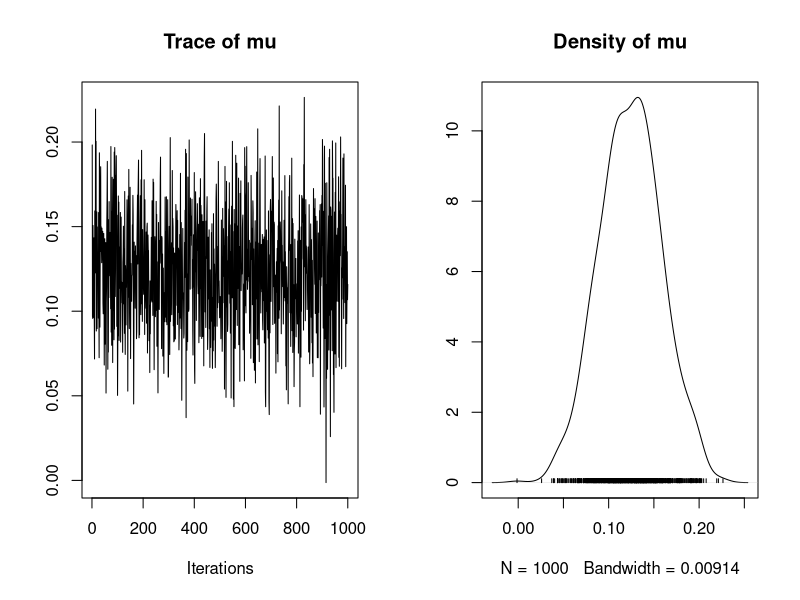
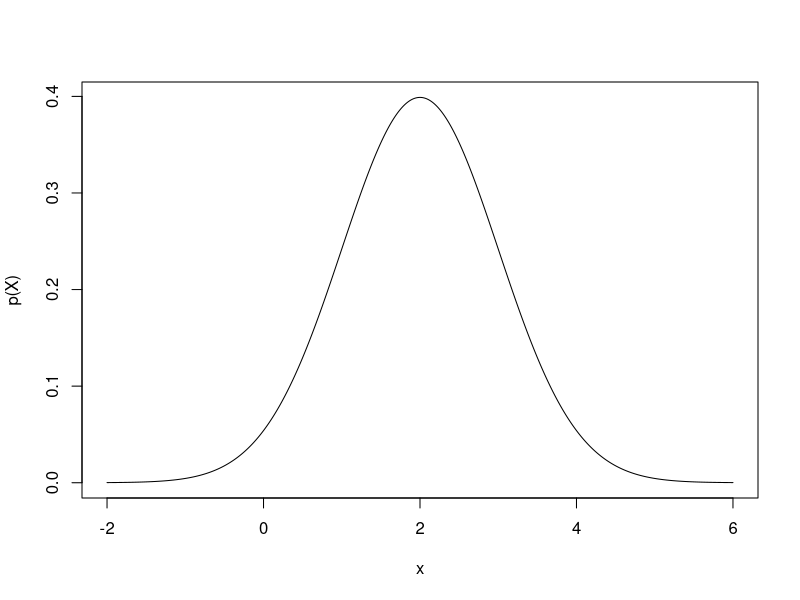
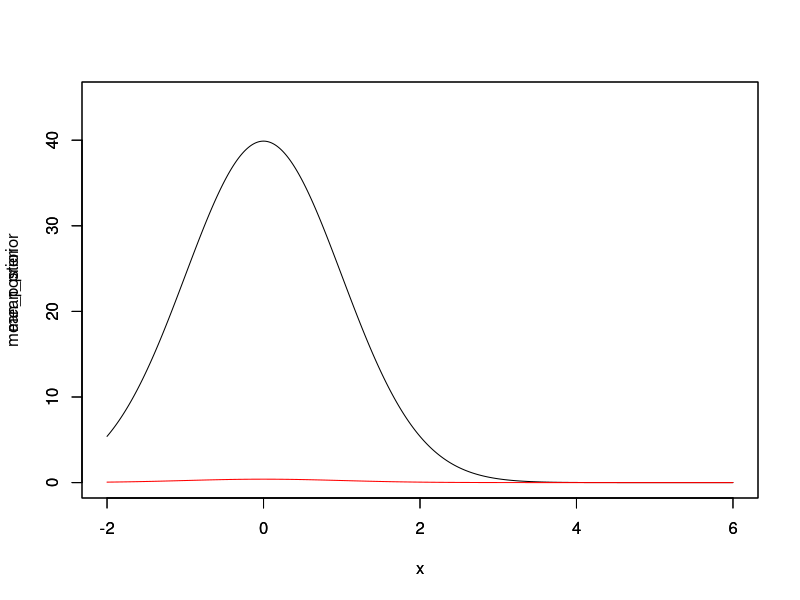

Generate these figures, in order, with R:
## MCMC for conjugate Normal distribution
# 19/10/2017

# Prior distiribution of theta has a mean of 0 and variance of 1
# Observation of data has an unknown mean and a variance of 1

# Packages needed
library("MCMCpack")

####################################################### 
## Use MCMCpack as a comparison for my manual method ##
#######################################################

# The data, known variance of data, prior mean of mu, prior variance of mu, number of MC draws
# don't know mean of data!
x <- seq(-2, 6, 0.01)
D <- dnorm(x, 2, 1) # A vector of observed data
mcmc_package <- MCnormalnormal(D, 1, 0, 1, mc = 1000)
plot(mcmc_package)
var(mcmc_package)
mean(mcmc_package)

######################
## My manual method ##
######################

# Use the same test data as for MCMCpack
# This may be wrong
plot(x, D, type='l', ylab="p(X)", xlab="x")
likelihood <- sum(D)

# Define the prior distribution (mean=0, variance=1)
mean_prior <- dnorm(x, 0, 1)

# Define the posterior distribution
mean_posterior <- (likelihood * mean_prior)

plot(x, mean_posterior, type="l", ylim=c(0,45))
par(new=TRUE)
plot(x, mean_prior, type="l", col="red", ylim=c(0,45))

# Apply the Metropolis algorithm
# Start at random parameter value
# Choose new parameter close to old value based on prob. density ratio
# Jump to new probability if P(old)/P(new) >1


# https://theoreticalecology.wordpress.com/2010/09/17/metropolis-hastings-mcmc-in-r/
# proposalfunction <- function(param){
#   return(rnorm(3,mean = param, sd= c(0.1,0.5,0.3)))
# }
# run_metropolis_MCMC <- function(startvalue, iterations){
#   chain = array(dim = c(iterations+1,3))
#   chain[1,] = startvalue
#   for (i in 1:iterations){
#     proposal = proposalfunction(chain[i,])
#     
#     probab = exp(posterior(proposal) - posterior(chain[i,]))
#     if (runif(1) < probab){
#       chain[i+1,] = proposal
#     }else{
#       chain[i+1,] = chain[i,]
#     }
#   }
#   return(chain)
# }

# metropolis=function(n=1000,eps=5) 
# {
#   vec=vector("numeric", n)
#   x=0
#   vec[1]=x
#   for (i in 2:n) {
#     innov=runif(1,-eps,eps)
#     can=x+innov
#     aprob=min(1,dnorm(can)/dnorm(x))
#     u=runif(1)
#     if (u < aprob) 
#       x=can
#     vec[i]=x
#   }
#   vec
# }
